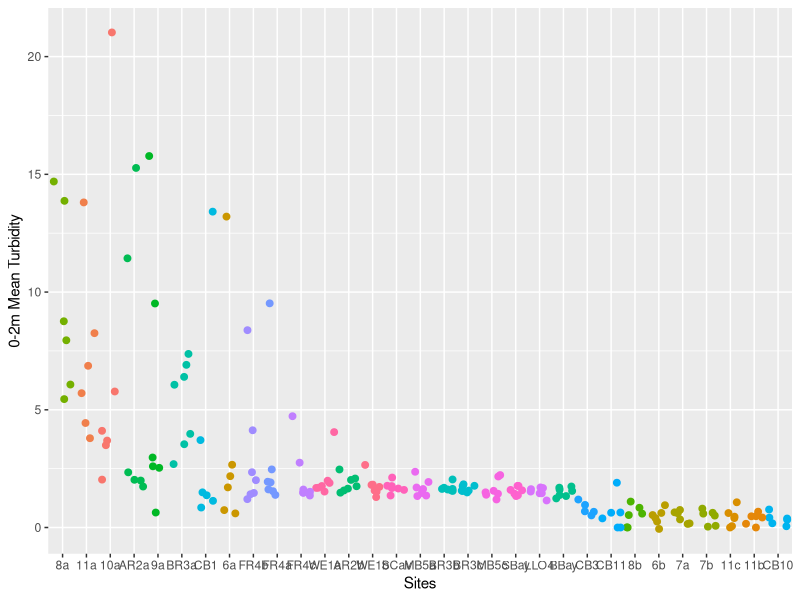
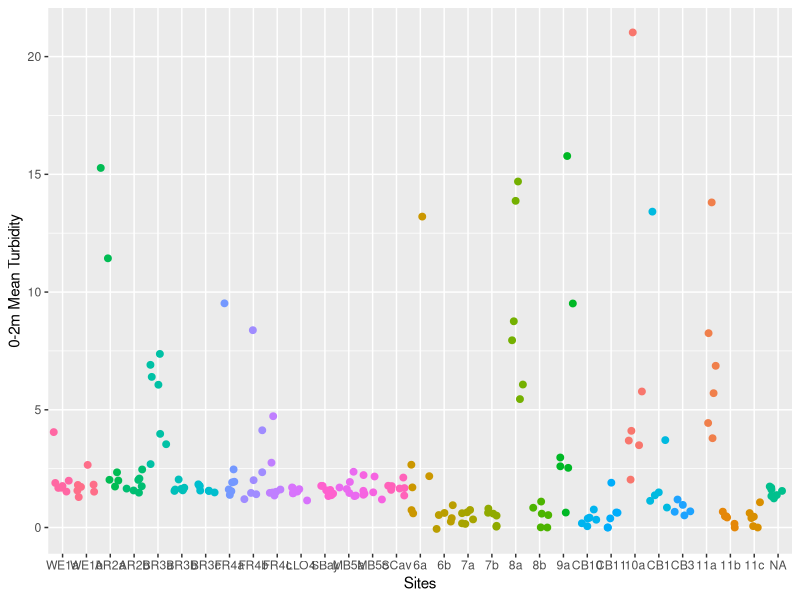
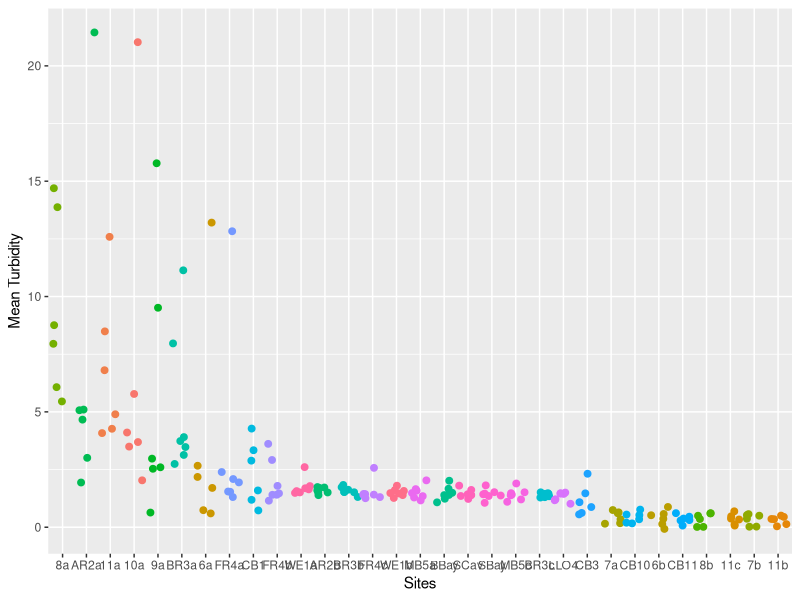
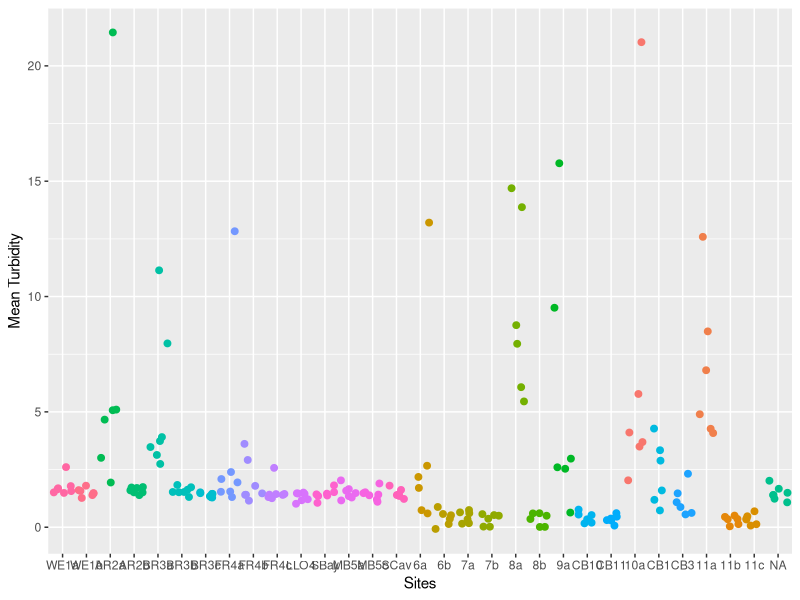
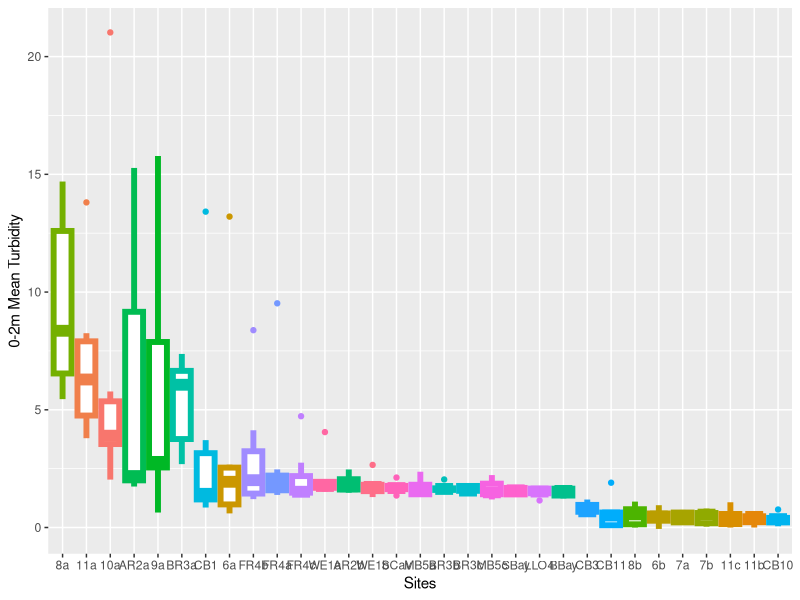

Source code (R) for these figures, in order:
## ---- chunk 1
## Generally you will not edit this chunk at all.
knitr::opts_chunk$set(echo=TRUE,fig.width=14,fig.height=5,comment="#R>")
library(tidyverse)
library(lubridate)
library(magrittr)
## ---- chunk 2
d <- read_csv("LLO_Burke_TROLL_21.csv") %>%
  mutate(Date=as.Date(Date,format="%m/%d/%y"))
## ---- chunk 3
turb <- d %>%
  select(Site,Date,m,Turbidity) %>%
  filter(m<=2) %>%
  na.omit(turb)
turb_sum <- turb %>%
  group_by(Site,Date) %>%
  summarize(n=n(),
            mn_Turbidity=mean(Turbidity,na.rm=TRUE),
            sd_Turbidity=sd(Turbidity,na.rm=TRUE)) %>%
  ungroup() %>%
  arrange(factor(Site, levels = c('WE1a', 'WE1b', 'AR2a', 'AR2b', 'BR3a', 'BR3b', 'BR3c',"FR4a","FR4b","FR4c","Bbay","LLO4","SBay","MB5a","MB5c","SCav","6a","6b","7a","7b","8a","8b","9a","CB10","CB11","10a","CB1","CB3","11a","11b","11c")))
turb_sum

turb2 <- d %>%
  select(Site,Date,m,Turbidity) %>%
  na.omit(turb2)
turb2_sum <- turb2 %>%
  group_by(Site,Date) %>%
  summarize(n=n(),
            mn_Turbidity=mean(Turbidity,na.rm=TRUE),
            sd_Turbidity=sd(Turbidity,na.rm=TRUE)) %>%
  ungroup() %>%
   arrange(factor(Site, levels = c('WE1a', 'WE1b', 'AR2a', 'AR2b', 'BR3a', 'BR3b', 'BR3c',"FR4a","FR4b","FR4c","Bbay","LLO4","SBay","MB5a","MB5c","SCav","6a","6b","7a","7b","8a","8b","9a","CB10","CB11","10a","CB1","CB3","11a","11b","11c")))
turb2_sum

## ---- chunk 4
ggplot(turb_sum, aes(x = reorder(Site, -mn_Turbidity),y= mn_Turbidity,color = Site)) +
  geom_jitter(data = turb_sum, aes(y = mn_Turbidity), size = 2) +
  labs(x="Sites",y="0-2m Mean Turbidity") +
  theme(legend.position = "none") 

ggplot(turb_sum, aes(x = factor(Site,level = c('WE1a', 'WE1b', 'AR2a', 'AR2b', 'BR3a', 'BR3b', 'BR3c',"FR4a","FR4b","FR4c","Bbay","LLO4","SBay","MB5a","MB5c","SCav","6a","6b","7a","7b","8a","8b","9a","CB10","CB11","10a","CB1","CB3","11a","11b","11c")),y= mn_Turbidity,color = Site)) +
  geom_jitter(data = turb_sum, aes(y = mn_Turbidity), size = 2) +
  labs(x="Sites",y="0-2m Mean Turbidity") +
  theme(legend.position = "none") 
## ---- chunk 5
ggplot(turb2_sum, aes(x = reorder(Site, -mn_Turbidity),y= mn_Turbidity,color = Site)) +
  geom_jitter(data = turb2_sum, aes(y = mn_Turbidity), size = 2) +
  labs(x="Sites",y="Mean Turbidity") +
  theme(legend.position = "none") 

ggplot(turb2_sum, aes(x = factor(Site,level = c('WE1a', 'WE1b', 'AR2a', 'AR2b', 'BR3a', 'BR3b', 'BR3c',"FR4a","FR4b","FR4c","Bbay","LLO4","SBay","MB5a","MB5c","SCav","6a","6b","7a","7b","8a","8b","9a","CB10","CB11","10a","CB1","CB3","11a","11b","11c")),y= mn_SpCond,color = Site)) +
  geom_jitter(data = turb2_sum, aes(y = mn_Turbidity), size = 2) +
  labs(x="Sites",y="Mean Turbidity") +
  theme(legend.position = "none") 

ggplot(turb_sum, aes(x = reorder(Site, -mn_Turbidity),y= mn_Turbidity,color = Site)) +
  geom_boxplot(data = turb_sum, aes(y = mn_Turbidity), size = 2) +
  labs(x="Sites",y="0-2m Mean Turbidity") +
  theme(legend.position = "none") 
